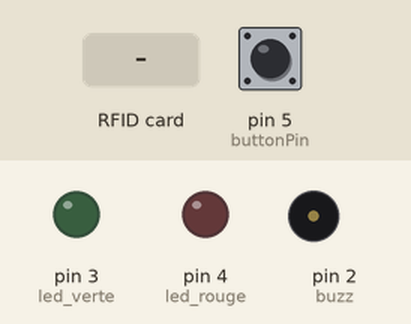
A sketch run on a simulated Arduino Uno, built with avr-gcc and run on an emulated ATmega328P. Shown: output pins drawn as LEDs (lit = HIGH), buzzer (waves = sounding). The inputs (shaded band) are chosen by the test bench; at power-on: pin 5 (buttonPin) LOW. Pins used as bus, display or sensor lines are not drawn.

Above: at 1.7 s.
1.8 s: pin 5 (buttonPin) pulled HIGH for 0.15 s
At 2.4 s:
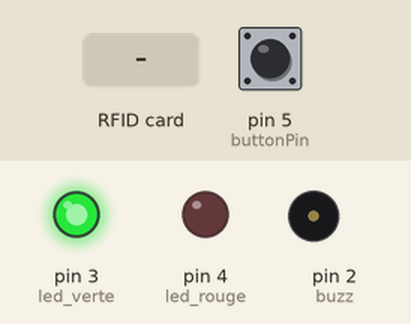
4.9 s: RFID card 5E 7A 19 C4 held to the reader
At 7.0 s:
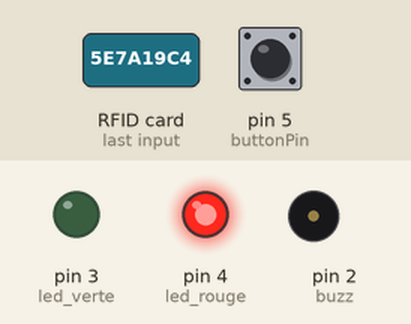
7.9 s: RFID card C2 11 BE 6E held to the reader
At 8.6 s:
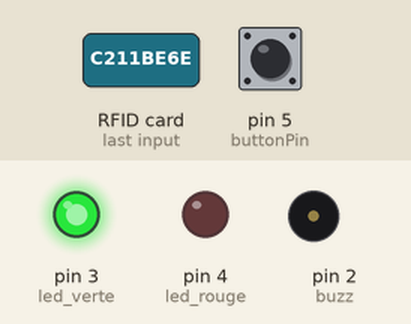
10.9 s: RFID card 1B 77 65 22 held to the reader
At 11.05 s:
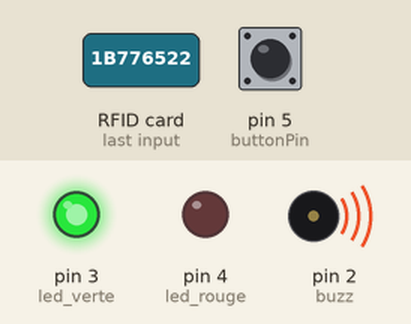
Timing chart, 0 to 14.4 s (numbered marks = the images above; inputs shaded):
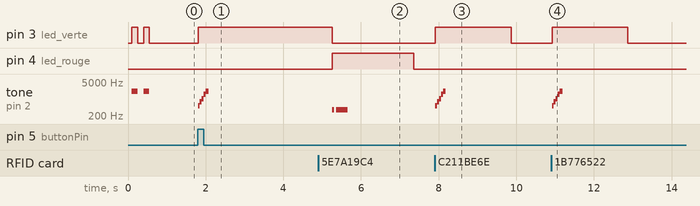

The sketch:

serrure_rfid.ino
```cpp
#include <SPI.h>
#include <MFRC522.h>

#define RST_PIN 9
#define SS_PIN 10
MFRC522 module_rfid(SS_PIN, RST_PIN);

const int buttonPin = 5;

int serrure = 6;
int led_rouge = 4;
int led_verte = 3;
int buzz = 2;
int buttonState = 0;

void setup() {
  pinMode(led_rouge, OUTPUT);
  pinMode(led_verte, OUTPUT);
  pinMode(buttonPin, INPUT);
  SPI.begin();
  module_rfid.PCD_Init();

  //animation démarrage

  delay(50);
  digitalWrite(led_verte,1);
  tone(buzz,2093, 150); delay(150);
  digitalWrite(led_verte,0); delay(150);
  tone(buzz, 2093, 150); digitalWrite(led_verte,1); delay(150);
  digitalWrite(led_verte,0);

}

void loop() {

  buttonState = digitalRead(buttonPin);

  if (buttonState == HIGH) { //ouverture avec boutton
    // turn LED on:
    digitalWrite(led_verte, HIGH);
    digitalWrite(serrure, HIGH);
    tone(buzz,523,50);
    delay(50);
    tone(buzz, 783, 50);
    delay(50);
    tone(buzz, 1046, 50);
    delay(50);
    tone(buzz, 1568, 50);
    delay(50);
    tone(buzz, 2093, 70);
    delay(250);
    delay(3000);
    digitalWrite(led_verte, LOW);
    digitalWrite(serrure, LOW);
  } else {
    // turn LED off:
    digitalWrite(led_rouge, LOW);
  }

  if ( ! module_rfid.PICC_IsNewCardPresent())
  {
    return;
  }

  if ( ! module_rfid.PICC_ReadCardSerial())
  {
    return;
  }

  String UID = "";

  for (byte i = 0; i < module_rfid.uid.size; i++) {
    UID.concat(String(module_rfid.uid.uidByte[i] < 0x10 ? " 0" : " "));
    UID.concat(String(module_rfid.uid.uidByte[i], HEX));
  }

  UID.toUpperCase();

  if ((UID.substring(1) == "C2 11 BE 6E" )  || (UID.substring(1) == "1B 77 65 22" )  || (UID.substring(1) == "7B B8 63 EF" ) ) //verifie si l'udi recup correspond a l'un de la liste
 {
    digitalWrite(serrure, HIGH);
    digitalWrite(led_verte, HIGH);
    tone(buzz,523,50);
    delay(50);
    tone(buzz, 783, 50);
    delay(50);
    tone(buzz, 1046, 50);
    delay(50);
    tone(buzz, 1568, 50);
    delay(50);
    tone(buzz, 2093, 70);
    delay(250);

    delay(1500);
    digitalWrite(led_verte, LOW);
    digitalWrite(serrure, LOW);
  }
    else {
    digitalWrite(led_rouge, HIGH);
    tone(buzz,370,50);
    delay(100);
    tone(buzz, 370, 300);
    delay(2000);
    digitalWrite(led_rouge, LOW);
  }
    }
```

Measured:
- after the input at 1.8 s, pin 3 (led_verte): LOW → HIGH at once; tone on pin 2 (buzz): plays 523 Hz for 0.05 s, 783 Hz for 0.05 s, 1046 Hz for 0.05 s, 1568 Hz for 0.05 s, 2093 Hz for 0.07 s, starting at once
- after the input at 4.9 s, pin 4 (led_rouge): LOW → HIGH after 0.36 s, → LOW 2.1 s later; tone on pin 2 (buzz): silent → 370 Hz after 0.36 s, → silent 0.05 s later, → 370 Hz 0.05 s later, → silent 0.30 s later
- after the input at 7.9 s, pin 3 (led_verte): LOW → HIGH at once, → LOW 2.0 s later; tone on pin 2 (buzz): plays 523 Hz for 0.05 s, 783 Hz for 0.05 s, 1046 Hz for 0.05 s, 1568 Hz for 0.05 s, 2093 Hz for 0.07 s, starting at once
- after the input at 10.9 s, pin 3 (led_verte): LOW → HIGH at once, → LOW 2.0 s later; tone on pin 2 (buzz): plays 523 Hz for 0.05 s, 783 Hz for 0.05 s, 1046 Hz for 0.05 s, 1568 Hz for 0.05 s, 2093 Hz for 0.07 s, starting at once
